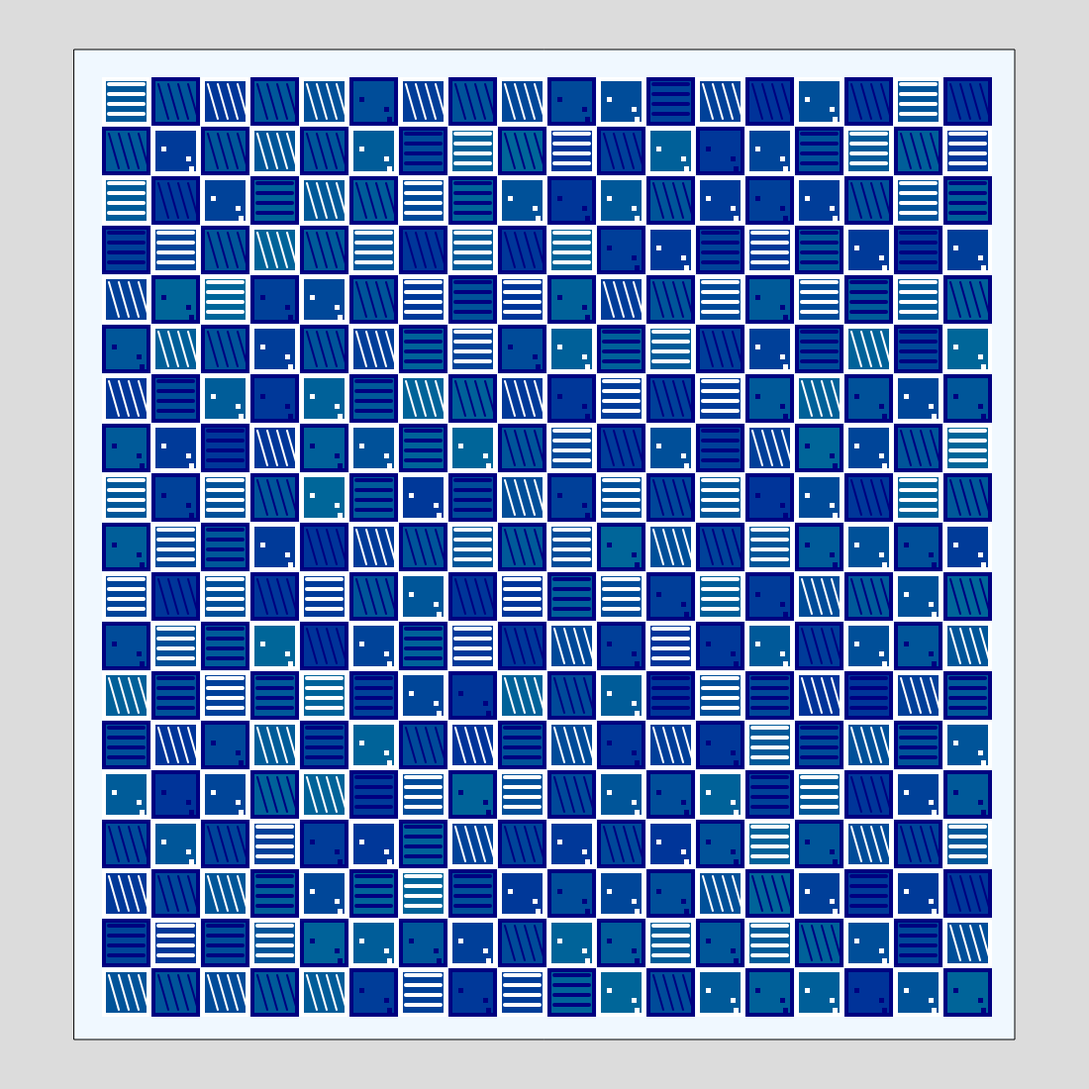
Frame 1 (no input)
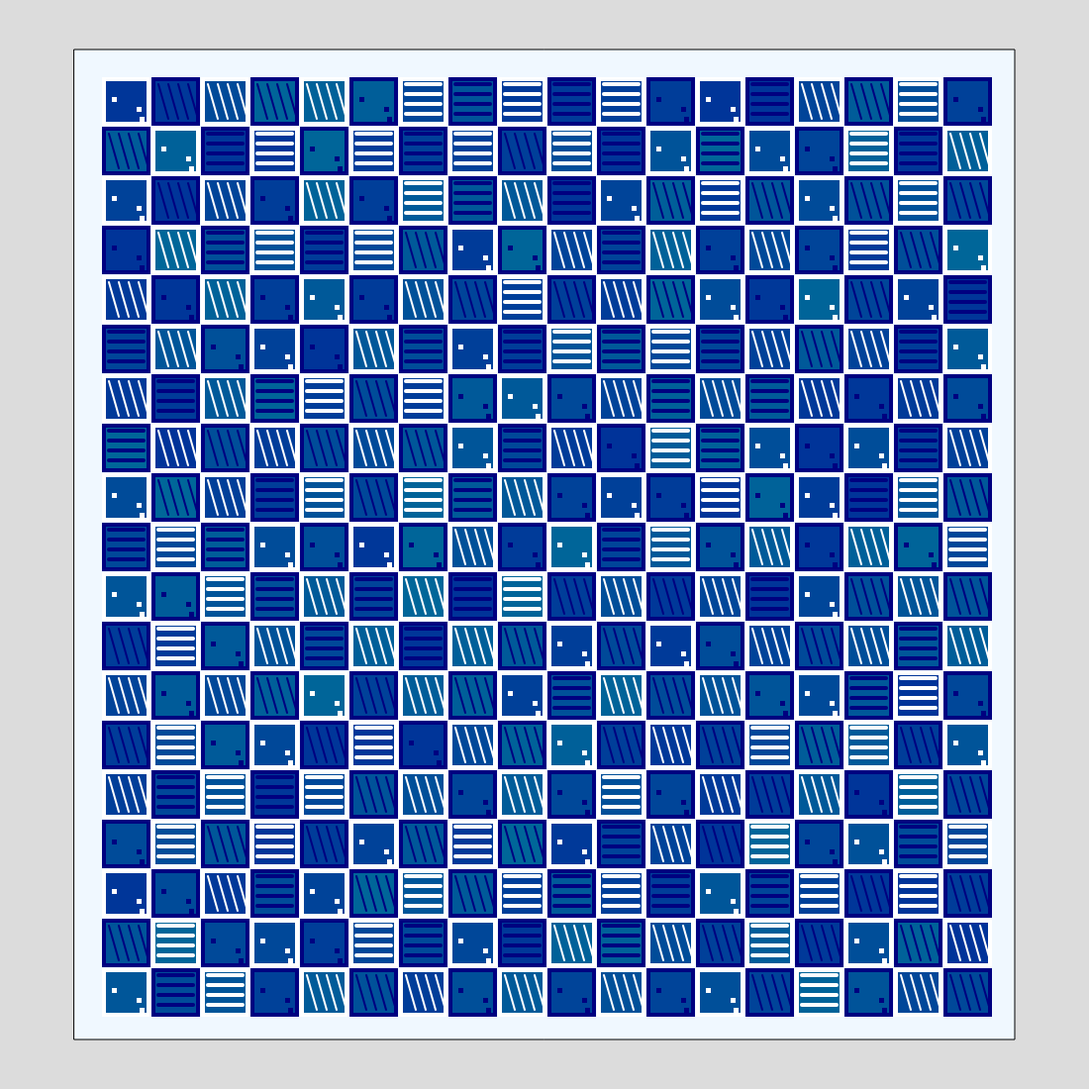
Frame 2 (the mouse pressed at the canvas centre, redrawn once)

The p5.js sketch that drew these frames (run headless with seeded random() and noise() and a simulated clock; the mouse was pressed at the canvas centre and the sketch redrawn once):

// p5.js sketch
// ── sketch.js
function setup() {
  createCanvas(1100, 1100);
  noLoop();

//The quilt that I chose is called "Square in a Square". Down below is the link:         https://www.internationalquiltmuseum.org/quilt/19970070181

}

function pattern(){
     //drawing horizontal lines
      line(25,35,60,35);
      line(25,45,60,45);
      line(25,55,60,55);
      line(25,65,60,65);
}
function pattern2(){
  //drawing slanted vertical lines
    strokeWeight(2);
      line(25,35,35,70);
      line(35,35,45,70);
      line(45,35,55,70);
      line(55,35,65,70);
}
function pattern3(){
  //drawing the smaller white squares in the rectangles
      rect (30,50,1,1);
      rect (55,60,1,1);
      rect (58,70,1,1);
}
function draw() {
  
  background(220);
  fill(240,248,255);
  translate(25,20)
  rect(50,30,950,1000);
  

  //pushing the grid out of the top left corner
  translate(60,30)

  for (let x = 0; x < 18; x += 1){
    for (let y = 0; y < 19; y+= 1){
      push();
      
      //move the drawing plan to
      //add a new rectangle
      translate(x * 50,y * 50);

      //line thickness
      strokeWeight(4);
     
      //line color
      if (y % 2 === 0 && x % 2 === 0){
         stroke(255,255,255);
      }
        else if(y % 2 === 0 && x % 2 !== 0){
          stroke(0,0,128);
          
        }else if(y % 2 !== 0 && x % 2 === 0){
          stroke(0,0,128);
          }else if(y % 2 !== 0 && x % 2 !== 0){
            stroke(255,255,255);
        }
          
      //fill color
      fill(0,random(51,102),153);         

      //draw the rectangle
      rect(20,30,45,45);

      var p = random([pattern,pattern2,pattern3]);
      p()
  

      pop();  
    }
  }
}
